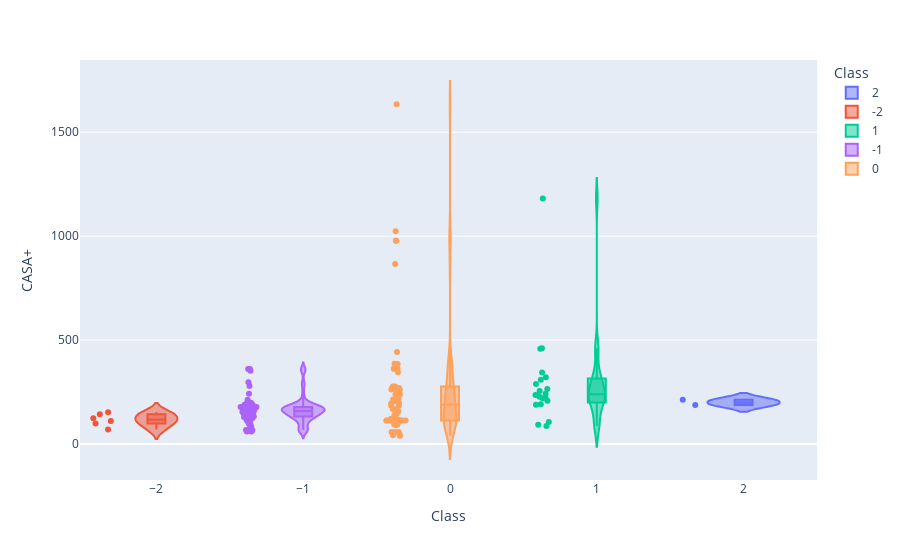

Notebook code for this chart:
### Code cell
import plotly.express as px

fig = px.violin(best_attr_data, y="CASA+", x="Class", color="Class", box=True, points="all",
          hover_data=best_attr_data.columns)
fig.show()

### Figure 1 — Plotly figure (JSON) as saved in the notebook; plotly's stock layout.template omitted (floating-point values rounded to 4 significant figures; data arrays with more than 128 entries replaced by an {"elided": "..."} marker saying what was removed)
{"data": [{"alignmentgroup": "True", "box": {"visible": true}, "customdata": [[21.28, 622.4, 601.1, 10.11, -8.971, 0.9973, 5.547, 5.375, 0.9835], [156.0, 156.7, 0.7196, 2.931, -3.685, 0.7182, 2.106, 2.118, 1.509]], "hovertemplate": "Class=%{x}<br>CASA+=%{y}<br>ASA+=%{customdata[0]}<br>ASA-=%{customdata[1]}<br>DASA=%{customdata[2]}<br>h_logP=%{customdata[3]}<br>h_logS=%{customdata[4]}<br>npr2=%{customdata[5]}<br>rgyr=%{customdata[6]}<br>std_dim1=%{customdata[7]}<br>std_dim2=%{customdata[8]}<extra></extra>", "legendgroup": "2", "marker": {"color": "#636efa"}, "name": "2", "offsetgroup": "2", "orientation": "v", "points": "all", "scalegroup": "True", "showlegend": true, "type": "violin", "x": [2, 2], "x0": " ", "xaxis": "x", "y": [212.4, 187.2], "y0": " ", "yaxis": "y"}, {"alignmentgroup": "True", "box": {"visible": true}, "customdata": [[38.98, 499.5, 460.5, 10.48, -10.13, 0.7367, 3.768, 2.839, 1.732], [46.27, 421.4, 375.2, 5.372, -6.205, 0.9356, 3.078, 1.968, 1.369], [56.39, 480.5, 424.1, 9.795, -9.442, 0.9536, 3.802, 2.855, 1.267], [87.26, 444.8, 357.6, 8.999, -9.138, 0.7388, 4.031, 3.088, 1.719], [71.59, 458.2, 386.6, 9.112, -8.755, 0.9821, 3.863, 2.853, 1.239], [84.54, 430.1, 345.5, 8.434, -8.074, 0.9039, 3.947, 2.855, 1.383]], "hovertemplate": "Class=%{x}<br>CASA+=%{y}<br>ASA+=%{customdata[0]}<br>ASA-=%{customdata[1]}<br>DASA=%{customdata[2]}<br>h_logP=%{customdata[3]}<br>h_logS=%{customdata[4]}<br>npr2=%{customdata[5]}<br>rgyr=%{customdata[6]}<br>std_dim1=%{customdata[7]}<br>std_dim2=%{customdata[8]}<extra></extra>", "legendgroup": "-2", "marker": {"color": "#EF553B"}, "name": "-2", "offsetgroup": "-2", "orientation": "v", "points": "all", "scalegroup": "True", "showlegend": true, "type": "violin", "x": [-2, -2, -2, -2, -2, -2], "x0": " ", "xaxis": "x", "y": [68.99, 110.1, 98.29, 152.2, 122.8, 142.8], "y0": " ", "yaxis": "y"}, {"alignmentgroup": "True", "box": {"visible": true}, "customdata": {"elided": "20x9 float values"}, "hovertemplate": "Class=%{x}<br>CASA+=%{y}<br>ASA+=%{customdata[0]}<br>ASA-=%{customdata[1]}<br>DASA=%{customdata[2]}<br>h_logP=%{customdata[3]}<br>h_logS=%{customdata[4]}<br>npr2=%{customdata[5]}<br>rgyr=%{customdata[6]}<br>std_dim1=%{customdata[7]}<br>std_dim2=%{customdata[8]}<extra></extra>", "legendgroup": "1", "marker": {"color": "#00cc96"}, "name": "1", "offsetgroup": "1", "orientation": "v", "points": "all", "scalegroup": "True", "showlegend": true, "type": "violin", "x": [1, 1, 1, 1, 1, 1, 1, 1, 1, 1, 1, 1, 1, 1, 1, 1, 1, 1, 1, 1], "x0": " ", "xaxis": "x", "y": [308.7, 288.6, 343.4, 191.3, 187.9, 320.5, 207.8, 254.2, 235.4, 1181.0, 226.4, 105.1, 219.2, 458.4, 264.2, 460.7, 85.86, 92.49, 241.3, 223.4], "y0": " ", "yaxis": "y"}, {"alignmentgroup": "True", "box": {"visible": true}, "customdata": {"elided": "64x9 float values"}, "hovertemplate": "Class=%{x}<br>CASA+=%{y}<br>ASA+=%{customdata[0]}<br>ASA-=%{customdata[1]}<br>DASA=%{customdata[2]}<br>h_logP=%{customdata[3]}<br>h_logS=%{customdata[4]}<br>npr2=%{customdata[5]}<br>rgyr=%{customdata[6]}<br>std_dim1=%{customdata[7]}<br>std_dim2=%{customdata[8]}<extra></extra>", "legendgroup": "-1", "marker": {"color": "#ab63fa"}, "name": "-1", "offsetgroup": "-1", "orientation": "v", "points": "all", "scalegroup": "True", "showlegend": true, "type": "violin", "x": [-1, -1, -1, -1, -1, -1, -1, -1, -1, -1, -1, -1, -1, -1, -1, -1, -1, -1, -1, -1, -1, -1, -1, -1, -1, -1, -1, -1, -1, -1, -1, -1, -1, -1, -1, -1, -1, -1, -1, -1, -1, -1, -1, -1, -1, -1, -1, -1, -1, -1, -1, -1, -1, -1, -1, -1, -1, -1, -1, -1, -1, -1, -1, -1], "x0": " ", "xaxis": "x", "y": [104.5, 129.1, 137.0, 146.0, 82.1, 166.5, 188.9, 148.7, 182.4, 165.1, 197.1, 241.2, 147.8, 296.9, 211.9, 157.6, 133.2, 131.8, 67.27, 123.6, 172.0, 278.3, 151.7, 359.9, 115.0, 351.8, 59.17, 95.11, 170.5, 188.1, 167.0, 148.3, 164.0, 150.1, 158.3, 177.5, 198.4, 131.5, 131.4, 152.9, 129.6, 67.27, 123.6, 172.0, 67.27, 359.9, 115.0, 59.17, 177.5, 177.5, 177.5, 177.5, 95.11, 177.5, 170.5, 188.1, 167.0, 148.3, 164.0, 150.1, 158.3, 177.5, 152.9, 177.5], "y0": " ", "yaxis": "y"}, {"alignmentgroup": "True", "box": {"visible": true}, "customdata": {"elided": "62x9 float values"}, "hovertemplate": "Class=%{x}<br>CASA+=%{y}<br>ASA+=%{customdata[0]}<br>ASA-=%{customdata[1]}<br>DASA=%{customdata[2]}<br>h_logP=%{customdata[3]}<br>h_logS=%{customdata[4]}<br>npr2=%{customdata[5]}<br>rgyr=%{customdata[6]}<br>std_dim1=%{customdata[7]}<br>std_dim2=%{customdata[8]}<extra></extra>", "legendgroup": "0", "marker": {"color": "#FFA15A"}, "name": "0", "offsetgroup": "0", "orientation": "v", "points": "all", "scalegroup": "True", "showlegend": true, "type": "violin", "x": [0, 0, 0, 0, 0, 0, 0, 0, 0, 0, 0, 0, 0, 0, 0, 0, 0, 0, 0, 0, 0, 0, 0, 0, 0, 0, 0, 0, 0, 0, 0, 0, 0, 0, 0, 0, 0, 0, 0, 0, 0, 0, 0, 0, 0, 0, 0, 0, 0, 0, 0, 0, 0, 0, 0, 0, 0, 0, 0, 0, 0, 0], "x0": " ", "xaxis": "x", "y": [865.2, 1024.0, 39.42, 441.8, 1634.0, 344.4, 977.4, 57.5, 113.1, 94.12, 266.2, 367.0, 219.0, 120.9, 384.5, 363.5, 263.9, 276.1, 385.8, 207.0, 156.4, 41.17, 184.3, 239.4, 139.2, 115.4, 195.5, 89.23, 360.8, 213.2, 116.0, 262.3, 166.6, 269.0, 977.4, 57.5, 113.1, 57.5, 113.1, 94.12, 113.1, 113.1, 120.9, 384.5, 113.1, 263.9, 276.1, 207.0, 41.17, 184.3, 239.4, 139.2, 113.1, 195.5, 360.8, 113.1, 113.1, 113.1, 113.1, 262.3, 166.6, 269.0], "y0": " ", "yaxis": "y"}], "layout": {"legend": {"title": {"text": "Class"}, "tracegroupgap": 0}, "margin": {"t": 60}, "violinmode": "overlay", "xaxis": {"anchor": "y", "categoryarray": [2, -2, 1, -1, 0], "categoryorder": "array", "domain": [0, 1], "title": {"text": "Class"}}, "yaxis": {"anchor": "x", "domain": [0, 1], "title": {"text": "CASA+"}}}}
